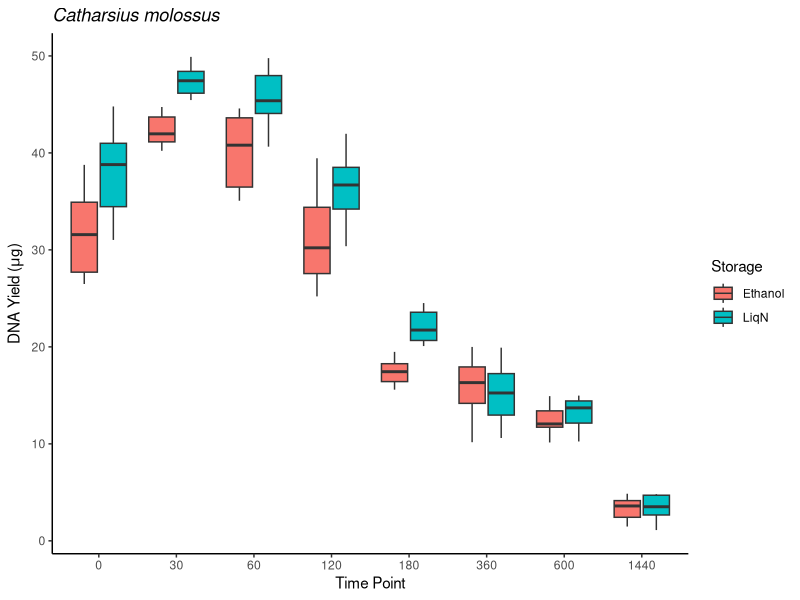
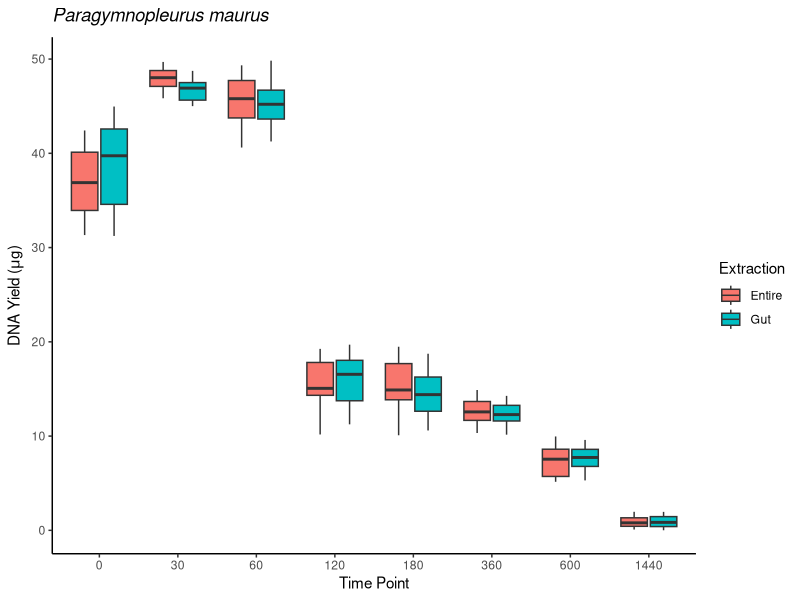
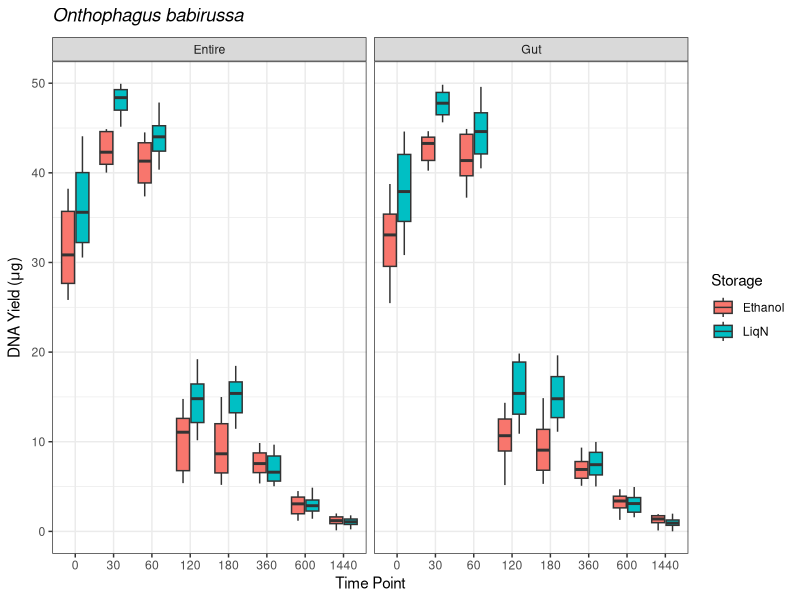

These charts were generated, in order, by the following R code:
## ---- chunk 1
  knitr::opts_chunk$set(message = FALSE, warning = FALSE, tidy = FALSE)
## ---- chunk 2
library(knitr)
hook_output = knit_hooks$get('output')
knit_hooks$set(output = function(x, options) {
  # this hook is used only when the linewidth option is not NULL
  if (!is.null(n <- options$linewidth)) {
    x = knitr:::split_lines(x)
    # any lines wider than n should be wrapped
    if (any(nchar(x) > n)) x = strwrap(x, width = n)
    x = paste(x, collapse = '\n')
  }
  hook_output(x, options)
})
## ---- chunk 3
library(ggplot2) ## for plotting
library(dplyr) ## for data manipulation
## ---- chunk 4
yield <- read.csv("DNA yield_cleaned.csv", header=T)
colnames(yield)[1] <-"SpecimenID" ## rename first column header
names(yield) ## check all column headers
str(yield) ## check data frame
yield$TimePt <- as.factor(yield$TimePt) # change TimePt to factor
str(yield) ## check again
## ---- chunk 5
yield_Catharsius <- yield %>% filter(Species == "Catharsius_molossus")
yield_Paragymnopleurus <- yield %>% filter(Species == "Paragymnopleurus_maurus")
yield_Onthophagus <- yield %>% filter(Species == "Onthophagus_babirussa")
## ---- chunk 6
yield_Catharsius %>% ggplot()+
  geom_boxplot(aes(x=TimePt, y=DNAYield, fill=Storage))+
  xlab("Time Point")+
  ylab(expression(paste("DNA Yield (", mu, "g)"))) +
  ggtitle(expression(paste(italic("Catharsius molossus"))))+
  theme_classic()

yield_Paragymnopleurus %>% ggplot()+
  geom_boxplot(aes(x=TimePt, y=DNAYield, fill=Extraction))+
  xlab("Time Point")+
  ylab(expression(paste("DNA Yield (", mu, "g)"))) +
  ggtitle(expression(paste(italic("Paragymnopleurus maurus"))))+
  theme_classic()

yield_Onthophagus %>% ggplot()+
  geom_boxplot(aes(x=TimePt, y=DNAYield, fill=Storage))+
  facet_wrap(~Extraction)+
  xlab("Time Point")+
  ylab(expression(paste("DNA Yield (", mu, "g)"))) +
  ggtitle(expression(paste(italic("Onthophagus babirussa"))))+
  theme_bw()
## ---- chunk 7
catharsius_m1<-lm(DNAYield~TimePt+Storage, data=yield_Catharsius)
catharsius_m2<-lm(DNAYield~TimePt*Storage, data=yield_Catharsius)
anova(catharsius_m1,catharsius_m2)

anova(catharsius_m2)
## ---- chunk 8
paragymnopleurus_m1<-lm(DNAYield~TimePt+Extraction, data=yield_Paragymnopleurus)
paragymnopleurus_m2<-lm(DNAYield~TimePt*Extraction, data=yield_Paragymnopleurus)

anova(paragymnopleurus_m1, paragymnopleurus_m2)

anova(paragymnopleurus_m1)
## ---- chunk 9
onthophagus_m1<-lm(DNAYield~TimePt+Storage, data=yield_Onthophagus)
onthophagus_m2<-lm(DNAYield~TimePt+Storage+Extraction, data=yield_Onthophagus)

anova(onthophagus_m1, onthophagus_m2)

onthophagus_m3<-lm(DNAYield~TimePt*Storage, data=yield_Onthophagus)
anova(onthophagus_m1, onthophagus_m3)

anova(onthophagus_m3)
## ---- chunk 10
m1 <- lm(DNAYield~TimePt + Storage + Extraction, data=yield)
m2 <- lm(DNAYield~TimePt * Storage + Extraction, data=yield)
anova(m1,m2)
m3 <- lm(DNAYield~TimePt + Storage + Extraction + TimePt:Storage + TimePt:Extraction, data=yield)
anova(m2, m3)
anova(m3)
